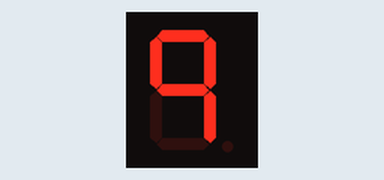
Bench run of a sketch on a simulated Arduino Uno, built with avr-gcc and run on an emulated ATmega328P. On the bench: 1-digit seven-segment display. Wiring (inferred from the names in the program): 1-digit 7-segment display, segments lit when HIGH: segments pin 3, pin 4, pin 5, pin 6, pin 7, pin 8, pin 9. The segment pins are drawn as the display they are named for.

Above: at 0.1 s.
At 5.65 s:
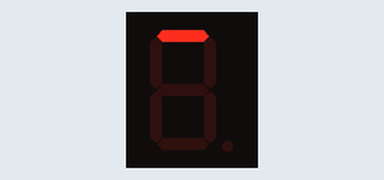
At 6.55 s:
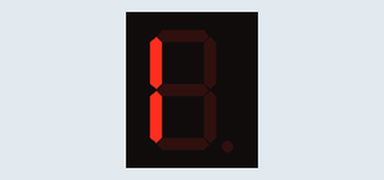
At 7.25 s:
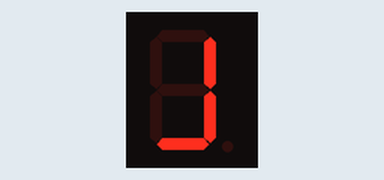
At 7.9 s:
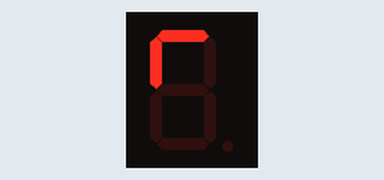
At 8.85 s:
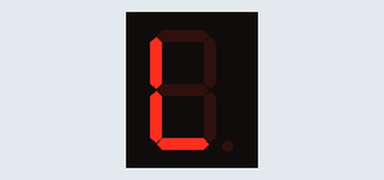

Measured:
- by itself, everything shown: repeats every 9.1 s, in 43 steps

The sketch:

7-segment-coutndown.ino
```cpp
// Global variables to specify pin locations that correspond to the indicated 7-segment
// display segment
int a = 3;
int b = 4;
int c = 5;
int d = 6;
int e = 7;
int f = 8;
int g = 9;

// initialize needed pins as output
void setup() {
  pinMode(a, OUTPUT);
  pinMode(b, OUTPUT);
  pinMode(c, OUTPUT);
  pinMode(d, OUTPUT);
  pinMode(e, OUTPUT);
  pinMode(f, OUTPUT);
  pinMode(g, OUTPUT);
}

void chase_tail(){
  delay(100);
  display(1,0,0,0,0,0,0);
  delay(100);
  display(1,1,0,0,0,0,0);
  delay(100);
  display(1,1,1,0,0,0,0);
  delay(100);
  display(0,1,1,0,0,0,0);
  delay(100);
  display(0,1,1,1,0,0,0);
  delay(100);
  display(0,0,1,1,0,0,0);
  delay(100);
  display(0,0,1,1,1,0,0);
  delay(100);
  display(0,0,0,1,1,0,0);
  delay(100);
  display(0,0,0,1,1,1,0);
  delay(100);
  display(0,0,0,0,1,1,0);
  delay(100);
  display(1,0,0,0,0,1,0);
  delay(100);
}

// the loop function runs over and over again forever
void countdown() {

  //display a 9
  display(1,1,1,0,0,1,1);
  delay(500);
  display(1,1,1,1,1,1,1);
  delay(500);
  display(1,1,1,0,0,0,0);
  delay(500);
  display(1,0,1,1,1,1,1);
  delay(500);
  display(1,0,1,1,0,1,1);
  delay(500);
  display(0,1,1,0,0,1,1);
  delay(1000);
  display(1,1,1,1,0,0,1);
  delay(500);
  display(1,1,0,1,1,0,1);
  delay(500);
  display(0,1,1,0,0,0,0);
  delay(500);
  display(1,1,1,1,1,1,0);
  delay(500);
}

// Description: clears the 7 segment display of all current lit LED's
// inputs: none
// output: blank 7 segment display (visible)
// usage: clear_the_display();
void clear_the_display() {
   digitalWrite(a,0);
   digitalWrite(b,0);
   digitalWrite(c,0);
   digitalWrite(d,0);
   digitalWrite(e,0);
   digitalWrite(f,0);
   digitalWrite(g,0);
}

// Description: Sets the on/off position of the 7 segments of the 7-segment LED
//              (no decimal point functionality yet...)
// inputs: 0 or 1 integer values for the a through g LEDs
// output: visiable light from the on (LED state = 1) 7 segment display LED's
// usage: display(1,1,1,1,1,1,0);
void display(int astate, int bstate, int cstate, int dstate, int estate, int fstate, int gstate) {
  digitalWrite(a,astate);
  digitalWrite(b,bstate);
  digitalWrite(c,cstate);
  digitalWrite(d,dstate);
  digitalWrite(e,estate);
  digitalWrite(f,fstate);
  digitalWrite(g,gstate);
}

void loop(){
  countdown();
  chase_tail();
  chase_tail();
  chase_tail();

}
```
